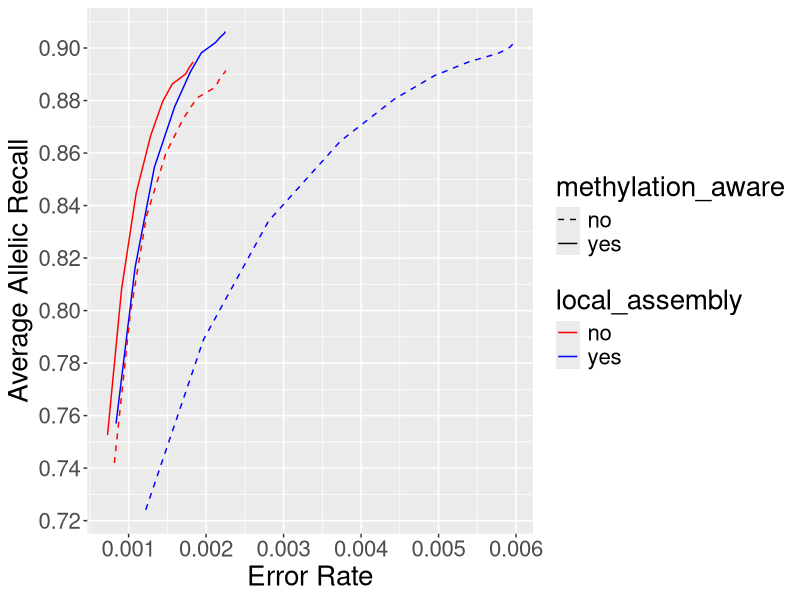

Here is the R script that generated this plot:
library("ggplot2")

png(file="ROC_data_old_and_new_basecall.png", width=1000, height=500)
four_way_df <- read.csv("ROC_data_old_and_new_basecall.R_data.csv", header=TRUE)

ggplot(data=four_way_df, aes(x=error_rate, y=recalls_wrt_variants_found_wrt_alleles,
                             group=tool, linetype=methylation_aware, colour=local_assembly)) +
  geom_line() +
  scale_colour_manual(values = c("no"="red", "yes"="blue")) +
  scale_linetype_manual(values = c("no"="dashed", "yes"="solid")) + 
  scale_x_continuous(breaks= seq(0,1,by=0.001)) +
  scale_y_continuous(breaks= seq(0,1,by=0.02)) +
  theme(text = element_text(size=20)) +
  ylab("Average Allelic Recall") +
  xlab("Error Rate")

